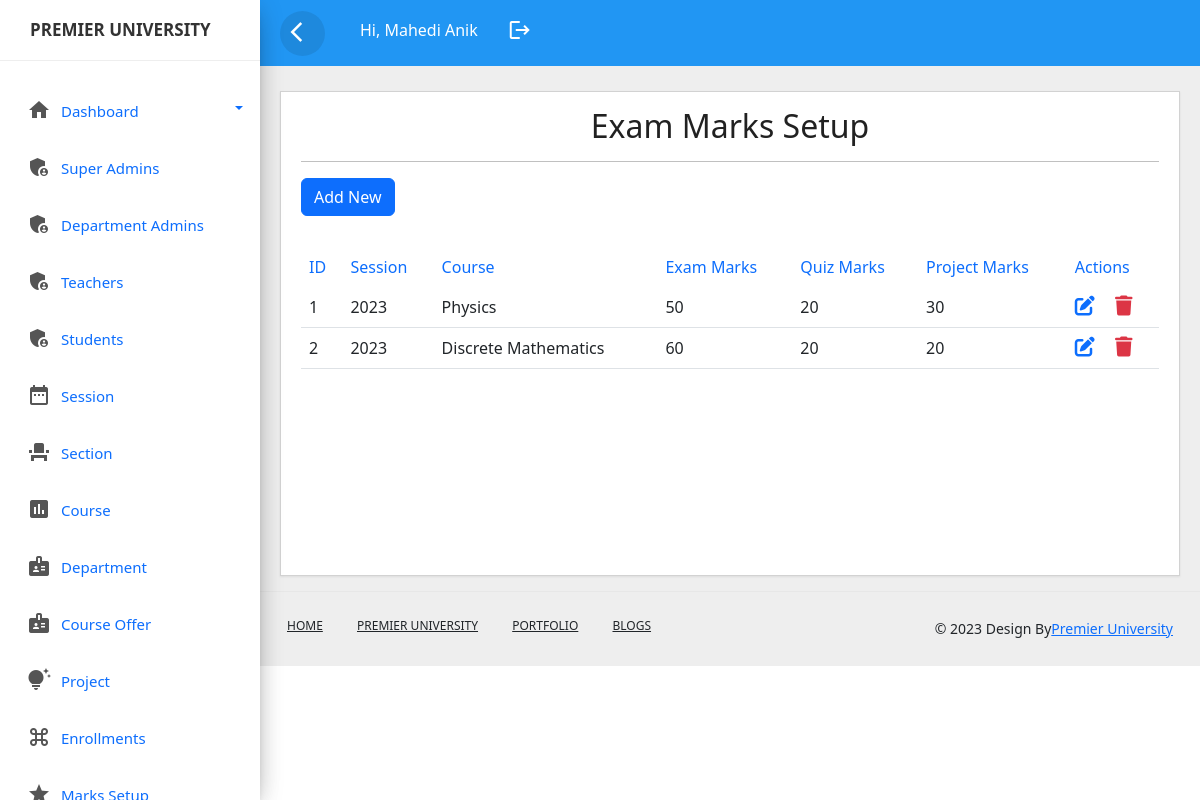
The app's page /grades.php (signed in) with its own data.
### tables this page shows
CREATE TABLE `grades` (
  `gradeid` int(11) NOT NULL,
  `sessionid` int(11) NOT NULL,
  `courseid` int(11) NOT NULL,
  `quiz` int(11) NOT NULL,
  `exam` int(11) NOT NULL,
  `project` int(11) NOT NULL
);

CREATE TABLE `session` (
  `sessionid` int(11) NOT NULL,
  `session` varchar(50) NOT NULL,
  `courseid` int(11) DEFAULT NULL
);

CREATE TABLE `course` (
  `courseid` int(11) NOT NULL,
  `course` varchar(255) NOT NULL,
  `departmentid` int(11) DEFAULT NULL,
  `totalmarks` float DEFAULT NULL,
  `description` varchar(255) DEFAULT NULL
);

### grades.php (the view, shortened to what this page needs)
<?php include_once('header.php');?>
<?php include_once('sidebar.php');?>
<?php include_once('top-header.php');?>
<!DOCTYPE html>
<html lang="en">
<head>
	<link rel="stylesheet" href="css/style.css">
 <link href="https://cdn.jsdelivr.net/npm/bootstrap@5.2.3/dist/css/bootstrap.min.css" rel="stylesheet">
 <link rel="stylesheet" href="https://cdnjs.cloudflare.com/ajax/libs/font-awesome/6.4.0/css/all.min.css" />
</head>
<body>
	<div class="main-content">
		<div class="row">
			<div class="col-lg-12 col-md-12">
				<div class="card" style="min-height:485px">
					<div class="card-header card-header-text">
						<h2 class="card-title" style="text-align: center;">Exam Marks Setup</h2>
						<hr>
						<a href="add_grade.php" class="btn btn-primary mb-3">Add New</a>
					</div>
					<div class="card-content table-responsive">
						<table class="table table-hover">
							<thead class="text-primary">
								<tr><th>ID</th>
									<th>Session</th>
									<th>Course</th>
									<th>Exam Marks</th>
									<th>Quiz Marks</th>
									<th>Project Marks</th>
									<th>Actions</th>
								</tr>
							</thead>
							<tbody>
								<?php
									@include 'config.php';
									$query=mysqli_query($conn,"SELECT * from grades LEFT JOIN session on grades.sessionid=session.sessionid LEFT JOIN course on grades.courseid=course.courseid ");
									while($row=mysqli_fetch_array($query)){
									?>
									<tr>
										<td><?php echo ucwords($row['gradeid']); ?></td>
										<td><?php echo ucwords($row['session']); ?></td>
										<td><?php echo ucwords($row['course']); ?></td>
										<td><?php echo ucwords($row['exam']); ?></td>
										<td><?php echo ucwords($row['quiz']); ?></td>
										<td><?php echo ucwords($row['project']); ?></td>
										<td>
											 <a href="edit_grade.php?id=<?php echo $row['gradeid'] ?>&sessionid=<?php echo $row['sessionid'] ?>&courseid=<?php echo $row['courseid'] ?>" ><i class="fa-solid fa-pen-to-square fs-5 me-3"></i></a>
             <a href="delete_grade.php?id=<?php echo $row['gradeid'] ?>" class="link-danger"><i class="fa-solid fa-trash fs-5"></i></a>
										</td>
									</tr>
									<?php
									}
								?>
							</tbody>
						</table>
					</div>
				</div>
			</div>
		</div>
	</div>
		</body>
		<?php include_once('footer.php');?>
		</html>

### css/custom.css (style rules this page uses)
body,html { line-height:1.8; font-family:'Roboto',sans-serif; color:#555e58; text-transform:capitalize; font-weight:400; margin:0px; padding:0px; }
h1,h2,h3,h4,h5,h6,.h1,.h2,.h3,.h4 { font-weight:400; line-height:1.5em; }
a { color:#333; font-weight:400; }
a,a:hover,a:focus { color:#333; text-decoration:none; transition:all 0.3s; }
.main-content { padding:10px 20px 0px 20px; position:relative; width:100%; }
.card { margin:10px 0px; }
.card { border-radius:0px!important; }
.card { display:inline-block; position:relative; border:none; width:100%; margin:15px 0; box-shadow:0 1px 2px rgb(0 0 0 / 8%); border-radius:6px; color:rgba(0,0,0,0.87); background-color:#fff; }
.card .card-header { padding:15px 20px 0; z-index:3; border-bottom:0px!important; background-color:#fff; border-radius:none; }
.card .card-content { padding:15px 20px; position:relative; }
.card .card-title:not(.card-calender .card-title) { margin-top:0; margin-bottom:5px; }
.table > thead > tr > th { border-bottom:1px; font-size:16px; font-weight:400; }

### css/style.css (style rules this page uses)
* { margin: 0; padding: 0; }
a { text-decoration: none; -webkit-transition: all 0.5s ease-in-out 0s; -o-transition: all 0.5s ease-in-out 0s; transition: all 0.5s ease-in-out 0s; }

### records on screen
grades: gradeid "1", sessionid.session "2023", courseid.course "Physics", exam "50", quiz "20", project "30"
grades: gradeid "2", sessionid.session "2023", courseid.course "Discrete Mathematics", exam "60", quiz "20", project "20"

### other values on screen
$_SESSION['user'] "Mahedi Anik"
